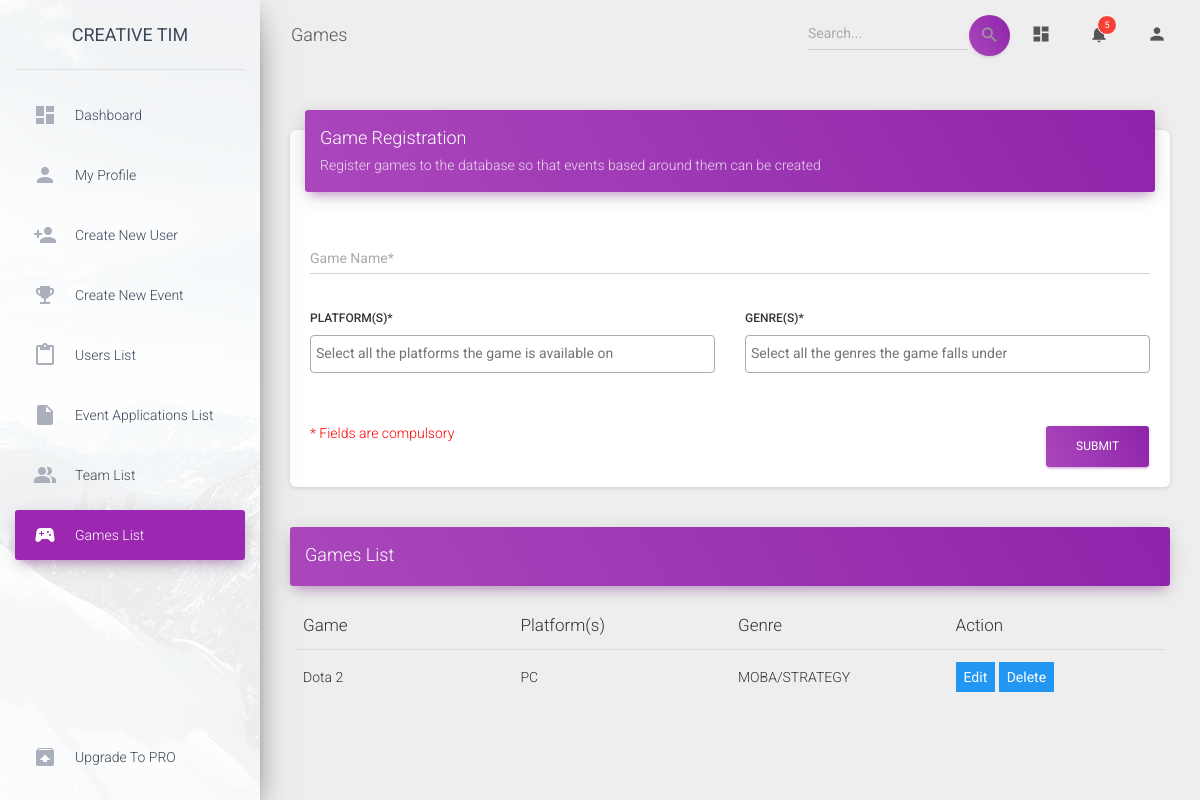
Page /dashboard_module/game_list.php on the committed database.
### tables this page shows
CREATE TABLE `games` (
  `game_id` int(11) NOT NULL,
  `game_name` varchar(50) NOT NULL,
  `platforms` varchar(50) NOT NULL,
  `genres` varchar(150) NOT NULL,
  `created_by` int(11) NOT NULL,
  `created_at` datetime NOT NULL,
  `updated_at` datetime DEFAULT NULL,
  `deleted_at` datetime DEFAULT NULL
);

### dashboard_module/game_list.php (the view, shortened to what this page needs)
<!DOCTYPE html>
<html lang="en">
<?php
  $con = DatabaseConn();
  $formTitle = 'Game Registration';
  $formSubTitle = 'Register games to the database so that events based around them can be created';
  $formBtnText = 'Submit';
  $game_name = '';
  $curUser = $_SESSION['Curr_user'];
  $sql_games = "SELECT `game_name`,`platforms`,`genres`, `game_id` FROM `games`";
  $games = mysqli_query($con, $sql_games);
?>
<head>
  <link rel="stylesheet" href="https://maxcdn.bootstrapcdn.com/font-awesome/latest/css/font-awesome.min.css">
  <link href="assets/css/material-dashboard.css?v=2.1.2" rel="stylesheet" />
  <link href="assets/demo/demo.css" rel="stylesheet" />
  <link rel="stylesheet" type="text/css" href="vendor/select2/select2.min.css">
</head>
<body class="">
  <div class="wrapper ">
    <div class="sidebar" data-color="purple" data-background-color="white" data-image="assets/img/sidebar-1.jpg">
      <div class="logo"><a href="http://www.creative-tim.com" class="simple-text logo-normal">
          Creative Tim
        </a></div>
      <div class="sidebar-wrapper">
        <ul class="nav">
          <li class="nav-item ">
                <a class="nav-link" href="./dashboard.php">
                    <i class="material-icons">dashboard</i>
                    <p>Dashboard</p>
                </a>
            </li>
            <li class="nav-item ">
                <a class="nav-link" href="./profile_details.php?id=<?php echo $curUser; ?>">
                    <i class="material-icons">person</i>
                    <p>My Profile</p>
                </a>
            </li>
            <li class="nav-item ">
                <a class="nav-link" href="./admin_create_user_front.php">
                    <i class="material-icons">person_add</i>
                    <p>Create New User</p>
                </a>
            </li>
            <li class="nav-item ">
                <a class="nav-link" href="./create_event_front.php">
                    <i class="material-icons">emoji_events</i>
                    <p>Create New Event</p>
                </a>
            </li>
            <li class="nav-item ">
                <a class="nav-link" href="./user_list.php">
                    <i class="material-icons">content_paste</i>
                    <p>Users List</p>
                </a>
            </li>
            <li class="nav-item ">
                <a class="nav-link" href="./event_application_list.php">
                    <i class="material-icons">insert_drive_file</i>
                    <p>Event Applications List</p>
                </a>
            </li>
            <li class="nav-item ">
                <a class="nav-link" href="./team_list.php">
                    <i class="material-icons">people_alt</i>
                    <p>Team List</p>
                </a>
            </li>
            <li class="nav-item active">
                <a class="nav-link" href="./game_list.php">
                    <i class="material-icons">sports_esports</i>
                    <p>Games List</p>
                </a>
            </li>
          <li class="nav-item active-pro ">
            <a class="nav-link" href="./upgrade.html">
              <i class="material-icons">unarchive</i>
              <p>Upgrade to PRO</p>
            </a>
          </li>
        </ul>
      </div>
    </div>
    <div class="main-panel">
      <nav class="navbar navbar-expand-lg navbar-transparent navbar-absolute fixed-top ">
        <div class="container-fluid">
          <div class="navbar-wrapper">
            <a class="navbar-brand" href="javascript:;">Games</a>
          </div>
          <div class="collapse navbar-collapse justify-content-end">
            <form class="navbar-form">
              <div class="input-group no-border">
                <input type="text" value="" class="form-control" placeholder="Search...">
                <button type="submit" class="btn btn-white btn-round btn-just-icon">
                  <i class="material-icons">search</i>
                  <div class="ripple-container"></div>
                </button>
              </div>
            </form>
            <ul class="navbar-nav">
              <li class="nav-item">
                <a class="nav-link" href="javascript:;">
                  <i class="material-icons">dashboard</i>
                </a>
              </li>
              <li class="nav-item dropdown">
                <a class="nav-link" href="http://example.com" id="navbarDropdownMenuLink" data-toggle="dropdown" aria-haspopup="true" aria-expanded="false">
                  <i class="material-icons">notifications</i>
                  <span class="notification">5</span>
                </a>
              </li>
              <li class="nav-item dropdown">
                <a class="nav-link" href="javascript:;" id="navbarDropdownProfile" data-toggle="dropdown" aria-haspopup="true" aria-expanded="false">
                  <i class="material-icons">person</i>
                </a>
              </li>
            </ul>
          </div>
        </div>
      </nav>
      <div class="content">
        <div class="container-fluid">
          <div class="row">
            <div class="col-md-12">
                <div class="card">
                  <div class="card-header card-header-primary">
                    <h4 class="card-title" style="display: inline-block;"><?php echo $formTitle;?></h4>
                    <p class="card-category" ><?php echo $formSubTitle;?></p>
                  </div>
                  <br>
                  <div class="card-body">
                    <form id="createGameForm">
                      <div class="row">
                        <div class="col-md-12">
                          <div class="form-group">
                            <label class="bmd-label-floating">Game Name*</label>
                            <input type="text" class="form-control" name="game_name" value='<?php echo $game_name;?>' required>
                          </div>
                        </div>
                      </div>
                      <br>
                      <div class="row">
                        <div class="col-md-6">
                          <h6>Platform(s)*</h6>
                        </div>
                        <div class="col-md-6">
                          <h6>Genre(s)*</h6>
                        </div>
                      </div>
                      <br><br>
                      <span style="color: red;">* Fields are compulsory</span>
                      <button style="inline-block" type="submit" class="btn btn-primary pull-right" name="submitBtn"><?php echo $formBtnText;?></button>
                      <div class="clearfix"></div>
                    </form>
                  </div>
                </div>
              </div>
            <div class="col-md-12">
              <div class="card card-plain">
                <div class="card-header card-header-primary">
                  <h4 class="card-title mt-0"> Games List </h4>
                </div>
                <div class="card-body">
                  <div class="table-responsive">
                    <table class="table table-hover" style="table-layout: fixed;">
                      <thead class="">
                        <th>Game</th>
                        <th>Platform(s)</th>
                        <th>Genre</th>
                        <th>Action</th>
                      </thead>
                      <tbody>
                        <?php if ($games) { ?>
                        <?php while($row = mysqli_fetch_array($games)):;?>
                        <tr>
                          <td><span><?php echo $row[0];?></span></td>
                          <td style="word-wrap: break-word"><span><?php echo str_replace(',', '/', $row[1]);?></span></td>
                          <td style="word-wrap: break-word"><span><?php echo str_replace(',', '/', $row[2]);?></span></td>
                          <td><button  class ="btn-primary" style="border-color: transparent;" onclick="edit_game('<?php echo $row[3];?>')">Edit</button>
                          <button  class ="btn-primary" style="border-color: transparent;" onclick="delete_game('<?php echo $row[3];?>', '<?php echo $row[0];?>')">Delete</button>
                        </tr>
                        <?php endwhile;?>
                        <?php } ?>
                      </tbody>
                    </table>
                  </div>
                </div>
              </div>
            </div>
          </div>
        </div>
      </div>
    </div>
  </div>
</body>
</html>

### rows in the picture
games: game_name "Dota 2", platforms "PC", genres "MOBA/STRATEGY"

### other values in the picture
$formTitle "Game Registration"
$formSubTitle "Register games to the database so that events based around them can be created"
$formBtnText "SUBMIT"
